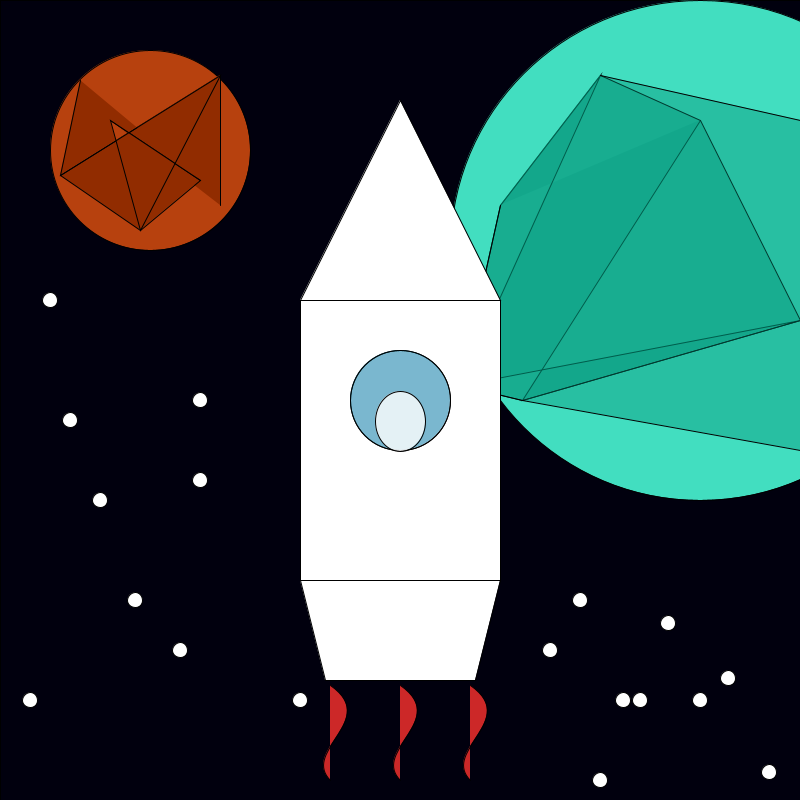
Frame 1 (no input)
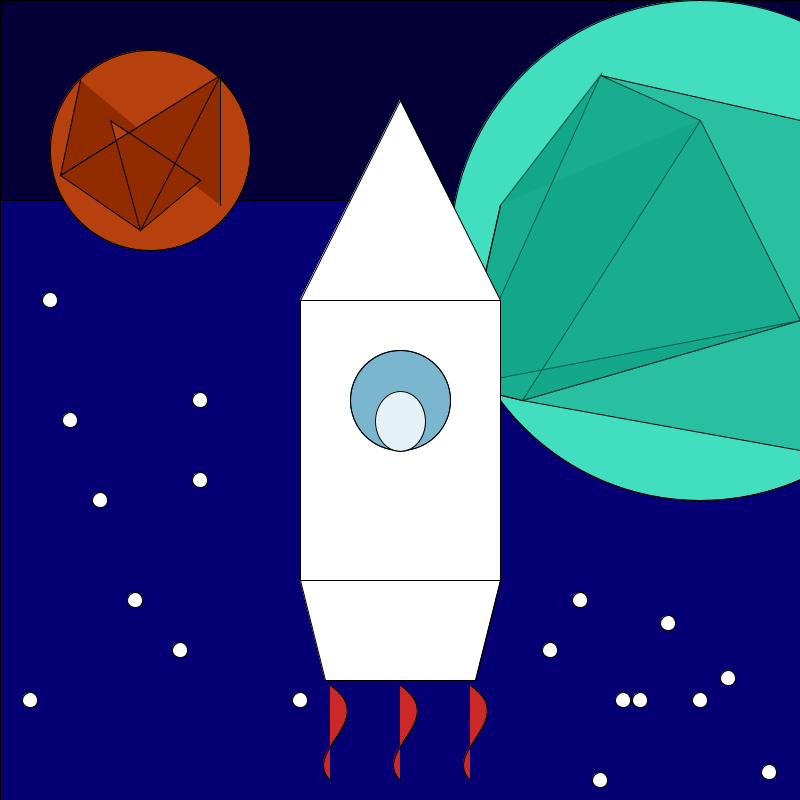
Frame 60 (the mouse pressed at the canvas centre just before this capture)
Frame 120 (the mouse held since frame 60 and released just before this capture): identical to frame 60, image omitted

The Processing sketch that drew these frames (run headless with seeded random() and noise(); from frame 60 on, the mouse is pressed at the canvas centre):

// Processing sketch: Space
// ── Space.pde
void setup(){
  size(800, 800);
  background(0);
}

void draw(){
  
  colorMode(RGB, 250, 250,250,250);
  
  fill(0, 0, 0, 40);
    rect(0,0,800,200);
    
  fill(6, 4, 120, 30);
    rect(0,0,800,800);
  
   fill(#42DEC0);
  ellipse(700,250,500, 500);
  
   fill(#1BB89A, 100);
  beginShape();
  vertex(700,120);
  vertex(522, 400);
  vertex(800, 320);
  vertex(460, 385);
  vertex(600, 75);
  vertex(500,205);
 endShape();
 
 fill(#009276, 100);
  beginShape();
  vertex(500,205);
  vertex(460, 385);
  vertex(522, 400);
  vertex(800, 320);
  vertex(700, 120);
  vertex(600, 75);
 endShape();
 
  beginShape();
  vertex(500,205);
  vertex(460, 385);
  vertex(522, 400);
  vertex(800, 450);
  vertex(800, 120);
  vertex(600, 75);
  
 endShape();
 
  fill(250,250,250,250);
  triangle(300, 300, 500, 300, 400, 100);
  rect(300, 300, 200, 280);
  quad(300, 580, 325, 680, 475, 680, 500, 580);
 
 fill(0,0,100,50);
  ellipse(400,400,100, 100);
  
  fill(0, 150,180, 100);
  ellipse(400,400,100,100);
  
  fill(250,250,250,200);
  ellipse(400,421,50, 60);
  
  colorMode(HSB, 250, 250,250,250);
  fill(250,200,200, 250);
  bezier(330, 685, 380, 720, 300, 750, 330, 780);
   bezier(400, 685, 450, 720, 370, 750, 400, 780);
    bezier(470, 685, 520, 720, 440, 750, 470, 780);
  
  colorMode(RGB, 250, 250,250,250);
 
  fill(#B7410E);
  ellipse(150,150,200, 200);
  
  fill(#912C00);
  beginShape();
  vertex(110,120);
  vertex(200,180);
  vertex(140,230);
  vertex(60,175);
  vertex(220, 75);
  vertex(220,205);
 endShape();
 
  beginShape();
vertex(200,180); 
vertex(110,120);
  vertex(140,230);
  vertex(220, 75);
  vertex(60,175);
  vertex(80,80);
 endShape();
  
  fill(250,250,250,250);
  ellipse(200,480,15, 15);
  ellipse(100,500,15, 15);
  ellipse(135,600,15, 15);
  ellipse(180,650,15, 15);
  ellipse(300,700,15, 15);
  ellipse(200,400,15, 15);
  ellipse(50,300,15, 15);
  ellipse(70,420,15, 15);
  ellipse(30,700,15, 15);
  ellipse(600,780,15, 15);
  ellipse(700,700,15, 15);
  ellipse(580,600,15, 15);
  ellipse(550,650,15, 15);
  ellipse(623,700,15, 15);
  ellipse(668,623,15, 15);
  ellipse(728,678,15, 15);
  ellipse(769,772,15, 15);
  ellipse(640,700,15, 15);
 
}
